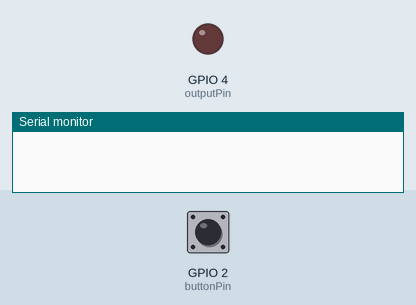
Recording of a program running on a simulated ESP32. Shown: output pins drawn as LEDs (lit = HIGH), the last lines printed to the serial monitor. The test bench sets the inputs (shaded band); at power-on: GPIO 2 (buttonPin) LOW.

Above: at 1.2 s.
1.3 s: GPIO 2 (buttonPin) pulled HIGH for 0.15 s
At 2.0 s:
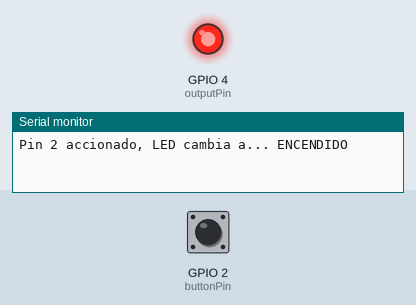
2.9 s: GPIO 2 (buttonPin) pulled HIGH for 1 s
At 3.2 s:
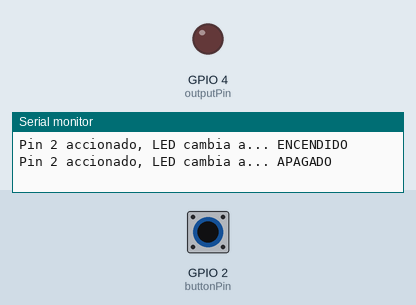
5.4 s: GPIO 2 (buttonPin) pulled HIGH for 3.2 s
At 6.4 s:
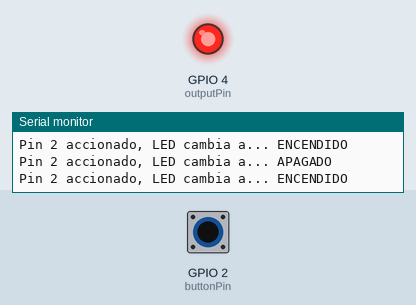
Timing chart, 0 to 8.4 s (numbered marks = the images above; inputs shaded):
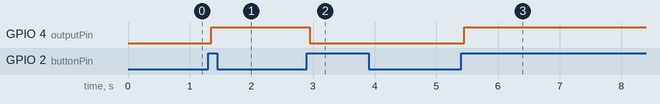

The program:

main.cpp
```cpp
#include <Arduino.h>

const uint8_t buttonPin = 2;      // pulsador conectado a pin 2
const uint8_t outputPin = 4;      // LED en pin 4

// debouncing
unsigned long lastDebounceTime = 0;
const unsigned long debounceDelay = 50; // ms

int buttonState = LOW;        // estado estable actual del botón
int lastButtonReading = LOW;  // última lectura del pin

void setup() {
  // put your setup code here, to run once:
  Serial.begin(115200);
  pinMode(outputPin, OUTPUT);

  // asumo un pulsador que lleva el pin a HIGH al presionar
  // (usa una resistencia pull‑down externa o modifica según tu circuito)
  pinMode(buttonPin, INPUT);
}

void loop() {
  int reading = digitalRead(buttonPin);

  // detecta cambios y reinicia temporizador
  if (reading != lastButtonReading) {
    lastDebounceTime = millis();
  }

  // si ha pasado el tiempo de rebote, toma el nuevo estado estable
  if ((millis() - lastDebounceTime) > debounceDelay) {
    if (reading != buttonState) {
      buttonState = reading;
      if (buttonState == HIGH) {
        // flanco de subida limpio: alternar estado del LED
        int newState = !digitalRead(outputPin);
        digitalWrite(outputPin, newState);
        Serial.print("Pin 2 accionado, LED cambia a... ");
        Serial.println(newState == HIGH ? "ENCENDIDO" : "APAGADO");
      }
    }
  }

  lastButtonReading = reading;
}
```

Measured:
- after the input at 1.3 s, GPIO 4 (outputPin): LOW → HIGH after 0.05 s
- after the input at 2.9 s, GPIO 4 (outputPin): HIGH → LOW after 0.05 s
- after the input at 5.4 s, GPIO 4 (outputPin): LOW → HIGH after 0.05 s
